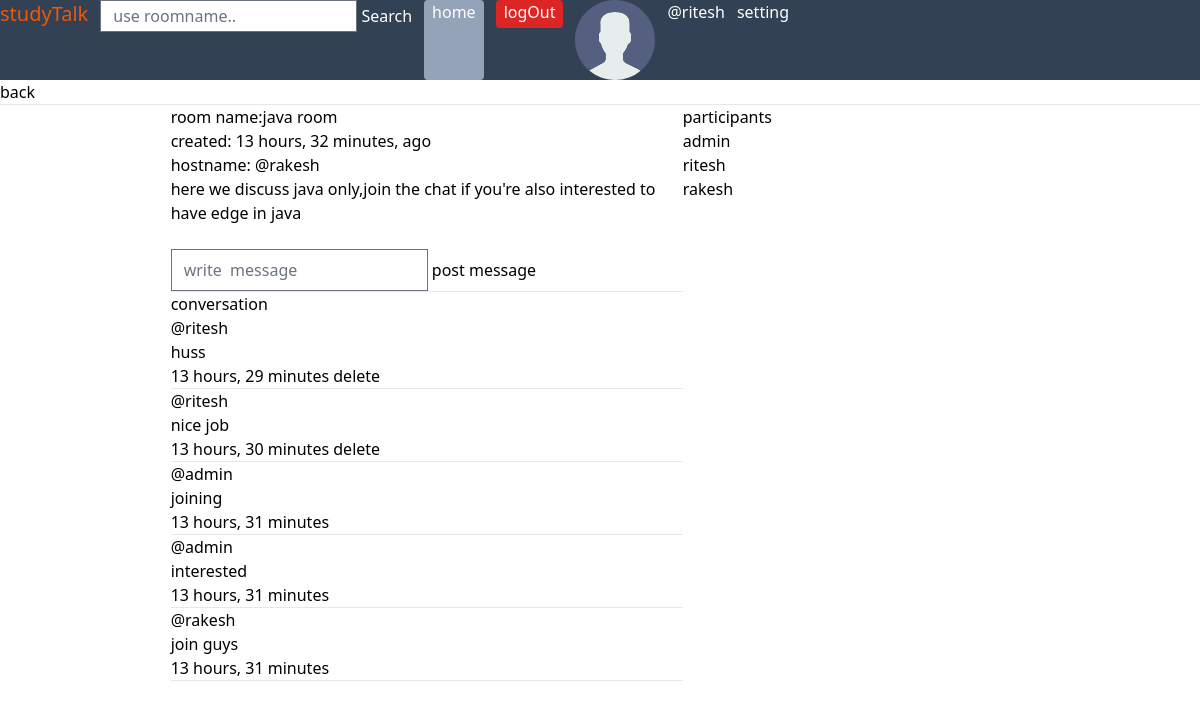
The page /room/3 (signed in) on the database its author committed.
### base/models.py (models this page shows, shortened)
class User(AbstractUser):
    name=models.CharField(max_length=200,null=True)
    email=models.EmailField(unique=True,null=True)
    bio=models.TextField(null=True)
    avatar=models.ImageField(upload_to="images/", null=True,blank=True,default='avatar.svg')
    USERNAME_FIELD='email'
    REQUIRED_FIELDS = ['username']  # Required when creating a superuser

class Room(models.Model):
    host = models.ForeignKey(User,on_delete=models.SET_NULL,null=True)
    topic =models.ForeignKey(Topic, on_delete=models.SET_NULL, null=True)
    name = models.CharField(max_length=220)
    description = models.TextField(null=True, blank=True)
    participants=models.ManyToManyField(User,related_name='participants', blank=True)
    created_at = models.DateTimeField(auto_now_add=True)
    updated_at = models.DateTimeField(auto_now=True)
    class Meta:
        ordering =['-updated_at','-created_at']

class Message(models.Model):
    user = models.ForeignKey(User, on_delete=models.CASCADE)
    room = models.ForeignKey(Room, on_delete=models.CASCADE)
    message = models.TextField()
    created_at = models.DateTimeField(auto_now_add=True)
    updated_at = models.DateTimeField(auto_now=True)
    class Meta:
        ordering = ['-updated_at','-created_at']

### base/views.py (the view)
# urls.py: path('room/<int:room_id>',views.room,name="room"),
def room(request,room_id):
    room=get_object_or_404(Room, pk=room_id)
    room_messages=room.message_set.all()
    participants=room.participants.all()
    if request.method == "POST":
        message=Message.objects.create(
            user=request.user,
            room=room,
            message=request.POST.get('message')
        )
        room.participants.add(request.user)
        return redirect('room',room_id=room_id)
    else:
        pass
    context={
        'room':room,
        'messages':room_messages,
        'participants':participants
        }
    return render(request,'base/room.html',context)

### base/templates/base/room.html (shortened to what this page needs)
{% extends "layout.html" %} {% block title %} allrooms {% endblock %}
{% block content %}
<a href="{% url 'index' %}">back</a>
<hr>
<div class="container">
    <div></div>
  <div class="section">
    <h2>room name:{{room.name}}</h2>
    <h3>created: {{room.created_at|timesince}}, ago</h3>
    <a href="{% url "profile" room.host.id%}"><p>hostname: @{{room.host.username}}</p></a>
    <p>{{room.description}}</p>
    <br>
    {% if user.is_authenticated %}
    <form action="" method="post">
      <input type="text" name="message" placeholder="write  message">
      <button type="submit">post message</button>
    </form>
    {% endif %}
    <hr>
    <h2>conversation</h2>
    {% for message in messages %}
    <a href="{%url "profile" message.user.id%}">
    <h4>@{{message.user.username}}</h4>
  </a>
      <p>{{message.message}}</p>
      <span>{{message.created_at|timesince}}</span>
      {% if message.user == user %}
      <a href="{%url "delete-message" message.id%}">delete </a>
      {% endif %}
      <hr>
    {% endfor %}
  </div>
  <div class="sidebar">
    <h4>participants</h4>
    {% for participant in participants %}
    <a href="{%url "profile" participant.id %}">
      <h5>{{ participant.username }}</h5>
    </a>
    {% empty %}
    <h5>No participants yet.</h5>
    {% endfor %}
  </div>
</div>
{% endblock %}

### templates/layout.html (shortened to what this page needs)
{% load static %}
{% load static tailwind_tags %}
<!DOCTYPE html>
<html lang="en">
<head>
    <link rel="stylesheet" href="{% static "styles/style.css"%}">
    {% tailwind_css %}
</head>
<body >
    <nav class="bg-slate-700 text-white flex gap-3">
        <span class="text-xl text-orange-600">studyTalk</span>
    <form action="{% url 'search' %}" method="post" class=" ">
        <input
        class="outline-none h-8"
        type="search"
        placeholder="use roomname.."
        name="search_query"
        required aria-label="Search"
     >
     <button  type="submit">Search</button>
    </form>
    <a href="{% url "index" %}" class="bg-slate-400 rounded px-2">home</a>
    {% if user.is_authenticated %}
                <form action="{% url 'logout'%}" method="post" >
                    <button  type="submit" class="bg-red-600 rounded  px-2 pb-1">logOut</button>
                </form>
                {% if user.avatar%}
                <img height="80" width="80" src="{{user.avatar.url}}" alt="avatar">
                {% endif %}
                <a href="{% url "profile" user.id %}">@{{user.username}}</a>
                <a href="{% url "update-profile" %}">setting</a>
    {% else %}
                <a href="{% url "login" %}" class="bg-green-400 rounded px-2 pb-1"><button>login</button></a>
                <a href="{% url "sign-up" %}" class="bg-teal-500 rounded px-2 pb-1"><button>signUP</button></a>
    {% endif %}
            </nav>
    {% block content %}
    {% endblock %}
</body>
</html>

### static/styles/style.css (style rules this page uses)
hr { background-color: blue; height: 5px; }

### rows shown on the page
User: avatar (placeholder picture), username "ritesh"
Room: name "java room", created_at "13 hours, 32 minutes", host.username "rakesh", description "here we discuss java only,join the chat if you're also interested to have edge in java"
Message: user.username "ritesh", message "huss", created_at "13 hours, 29 minutes", shows "delete"
Message: user.username "ritesh", message "nice job", created_at "13 hours, 30 minutes", shows "delete"
Message: user.username "admin", message "joining", created_at "13 hours, 31 minutes"
Message: user.username "admin", message "interested", created_at "13 hours, 31 minutes"
Message: user.username "rakesh", message "join guys", created_at "13 hours, 31 minutes"
User: username "admin"
User: username "rakesh"
